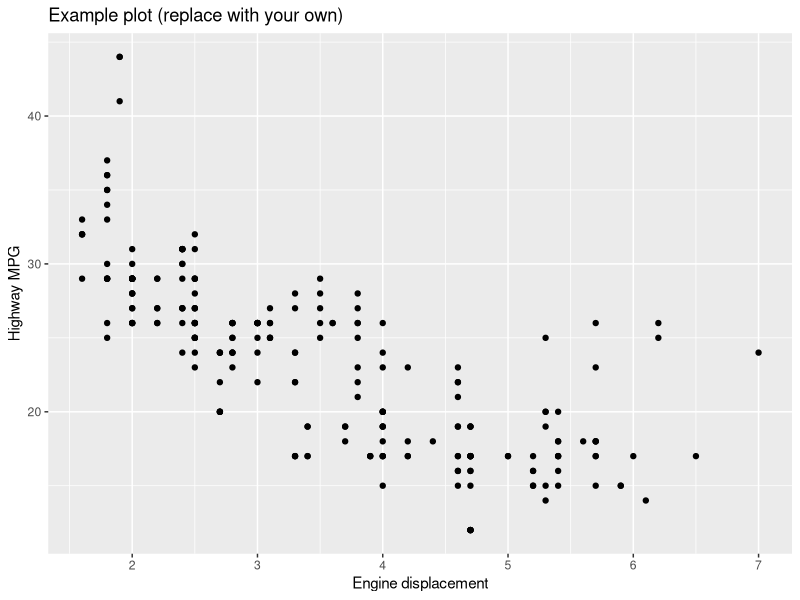

Generate this figure with R:
## ---- chunk 1
# Optional: include a quick plot if you want.
# If you don't want code on your website yet, delete this chunk.

library(ggplot2)

ggplot(mpg, aes(displ, hwy)) +
  geom_point() +
  labs(
    title = "Example plot (replace with your own)",
    x = "Engine displacement",
    y = "Highway MPG"
  )
